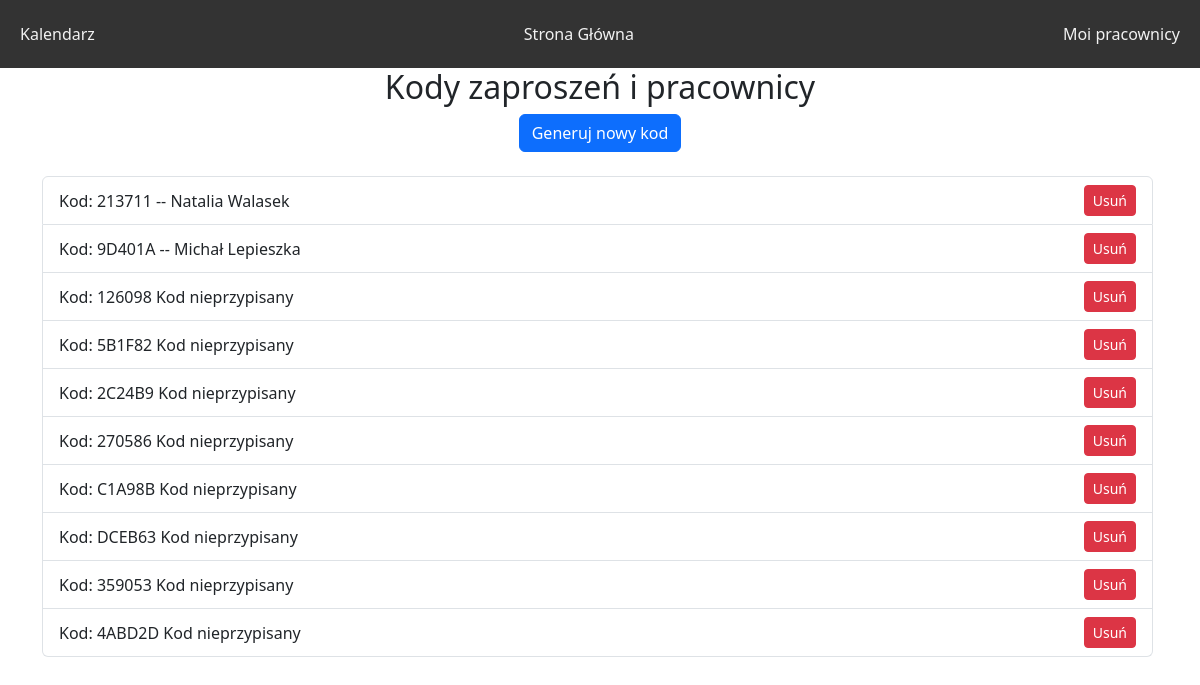
Page /schedule/workers_list/ (signed in) on the earlier database version.
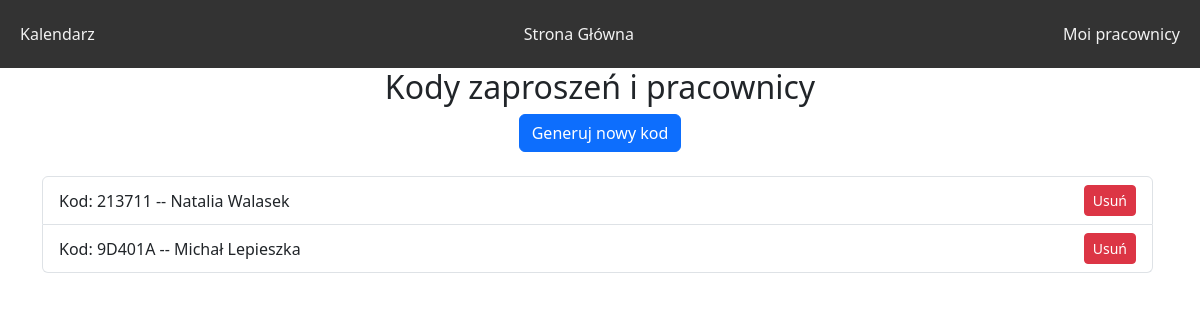
Same page on the later database version.
### base/models.py (models this page shows, shortened)
class InvitationCode(models.Model):
    company = models.ForeignKey('Company', on_delete=models.CASCADE, blank=True, null=True)
    user = models.ForeignKey(User, on_delete=models.CASCADE, blank=True, null=True)
    code = models.CharField(max_length=6)
    is_used = models.BooleanField(default=False)

### schedule/views.py (the view, shortened to what this page needs)
# urls.py: path('workers_list/', WorkersView.as_view(), name='workers_view'),
class WorkersView(ListView, LoginRequiredMixin):
    model = InvitationCode
    template_name = 'schedule/workers_list.html'
    context_object_name = 'codes'
    @method_decorator(check_user_able_to_see_page)
    def dispatch(self, *args, **kwargs):
        return super().dispatch(*args, **kwargs)
    def get_queryset(self):
        company = get_object_or_404(Company, owner=self.request.user)
        return InvitationCode.objects.filter(company=company).select_related('user')
    def get_context_data(self, **kwargs):
        context = super().get_context_data(**kwargs)
        context['show_generate_code_button'] = True
        return context

### schedule/templates/schedule/workers_list.html (shortened to what this page needs)
{% extends 'schedule/base.html' %}
{% block content %}
<div class="container text-center">
  <h2>Kody zaproszeń i pracownicy</h2>
  {% if show_generate_code_button %}
  <form method="post" class="mb-4">
    <button type="submit" class="btn btn-primary">Generuj nowy kod</button>
  </form>
  {% endif %}
  <ul class="list-group">
    {% for code in codes %}
      <li class="list-group-item d-flex justify-content-between align-items-center">
        Kod: {{ code.code }}
        {% if code.user %}
          -- {{ code.user.first_name }} {{ code.user.last_name }}
        {% else %}
          Kod nieprzypisany
        {% endif %}
        <a href="{% url 'schedule:worker_delete' code.id %}" class="btn btn-danger btn-sm">Usuń</a>
      </li>
    {% endfor %}
  </ul>
</div>
{% endblock %}

### schedule/templates/schedule/base.html (shortened to what this page needs)
{% load static %}
<!doctype html>
<html lang="en">
<head>
  <link rel="stylesheet" type="text/css" href="{% static 'schedule/style.css' %}">
  <link href="https://cdn.jsdelivr.net/npm/bootstrap@5.3.2/dist/css/bootstrap.min.css" rel="stylesheet">
</head>
<body>
  <div class="navbar">
    <a href="{% url 'schedule:month_calendar' %}">Kalendarz</a>
    <a href="{% url 'schedule:main_page' %}">Strona Główna</a>
    <a href="{% url 'schedule:workers_view' %}">Moi pracownicy</a>
  </div>
  {% block content %}
  {% endblock %}
</body>
</html>

### schedule/static/schedule/style.css (style rules this page uses)
ul { height: 100%; padding: 0px 5px 0px 20px; }
.navbar { overflow: hidden; background-color: #333; position: fixed; top: 0; width: 100%; }
.navbar a { float: left; display: block; color: #f2f2f2; text-align: center; padding: 14px 20px; text-decoration: none; }

Differences in the rows shown:
removed InvitationCode: code "126098", shows "Kod nieprzypisany"
removed InvitationCode: code "5B1F82", shows "Kod nieprzypisany"
removed InvitationCode: code "2C24B9", shows "Kod nieprzypisany"
removed InvitationCode: code "270586", shows "Kod nieprzypisany"
removed InvitationCode: code "C1A98B", shows "Kod nieprzypisany"
removed InvitationCode: code "DCEB63", shows "Kod nieprzypisany"
removed InvitationCode: code "359053", shows "Kod nieprzypisany"
removed InvitationCode: code "4ABD2D", shows "Kod nieprzypisany"
